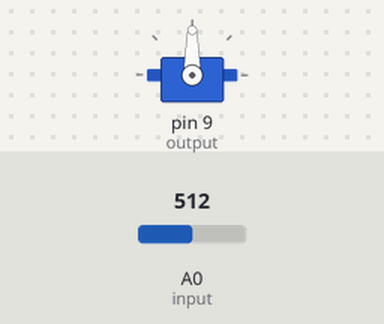
Bench run of a sketch on a simulated Arduino Uno, built with avr-gcc and run on an emulated ATmega328P. On the bench: servo. The test bench sets the inputs (shaded band); at power-on: A0 (input) = 512. What the sketch prints to the serial monitor is not drawn.

Above: at 0.05 s.
At 2.85 s:
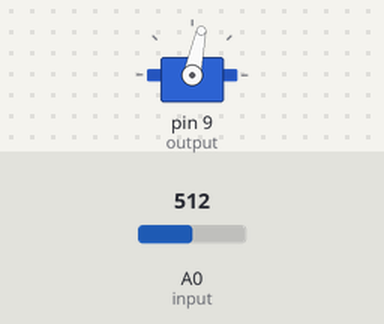
At 5.65 s:
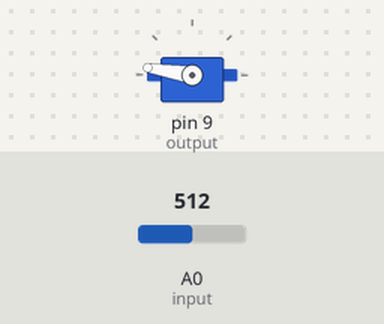
At 11.3 s:
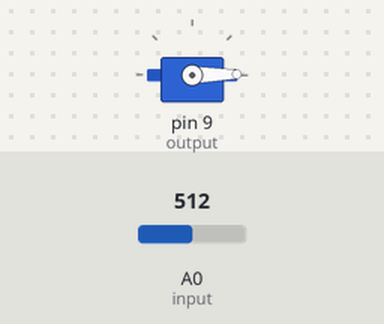
Timing chart, 0 to 14.7 s (numbered marks = the images above):
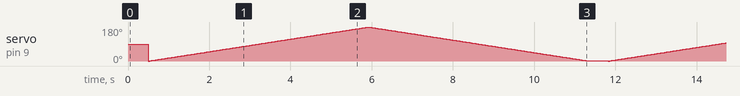

The sketch:

moisturesense.ino
```cpp
#include<Servo.h>
Servo s;
int input = A0;
int output = 9;
void setup() {
  // put your setup code here, to run once:
  pinMode(A0,INPUT);
  pinMode(output, OUTPUT);
  s.attach(9);
  Serial.begin(9600);
}

void loop() {
  // put your main code here, to run repeatedly:
  int value = analogRead(input);
  Serial.println(value);
  delay(500);
  int threshhold =800;
  if(value<threshhold)
  {
    for(int j=0;j<180;j++)
    {
      s.write(j);
      delay(30);
    }
    for(int i=180;i>0;i--)
    {
      s.write(i);
      delay(30);
    }
  }
  Serial.println(value);
}
```
